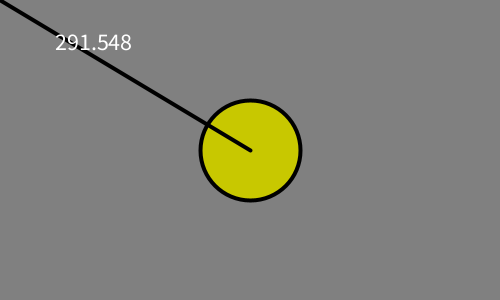
Frame 1 (no input)
Frame 60 (the mouse pressed at the canvas centre just before this capture): identical to frame 1, image omitted
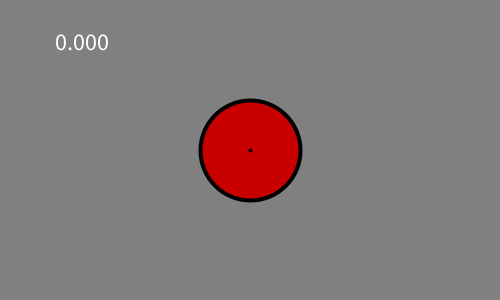
Frame 120 (the mouse held since frame 60 and released just before this capture)

The Processing sketch that drew these frames (run headless with seeded random() and noise(); from frame 60 on, the mouse is pressed at the canvas centre):

// Processing sketch: ej08b_dist
// ── ej08b_dist.pde

int radio;
color relleno;
float posx, posy;
boolean sentido;  //true or false

float distancia;

void setup(){
  size( 500, 300 );
  strokeWeight( 4 );
  textSize( 24 );
  
  radio = 50;
  relleno = color( 200, 200, 0 );
  
  posx = width/2;
  posy = height/2;
}

void draw(){
  background( 128 );

  ////actualizar valores: detectar bordes
  //if( posx+radio == width ){
  //  //CUANDO: toco borde derecho
  //  sentido = false;
  //}
  //if( posx-radio == 0 ){
  //  //CUANDO: toco borde izquierdo
  //  sentido = true;
  //}
  ////actualizar valores: ejecutar movimiento
  //if( sentido ){
  //  posx++;  //voy hacia la derecha
  //} else {
  //  posx--;  //voy hacia la izquierda
  //}
  //println( sentido );
  
  //dibujar la ellipse/btn
  fill( relleno );
  ellipse( posx, posy, radio*2, radio*2 );
  line( posx, posy, mouseX, mouseY );
  
  //mido e imprimo distancia del mouse a la ellipse
  distancia = dist( posx, posy, mouseX, mouseY );
  fill( 255 );
  text( distancia, 50, 50 );
  
  //definiendo zonas circulares ----!!!!
  if( distancia <= radio ){
    //estoy dentro del circulo/btn
    relleno = color( 200, 0, 0 );
  } else {
    //estoy fuera del circulo/btn
    relleno = color( 200, 200, 0 );
  }
}
